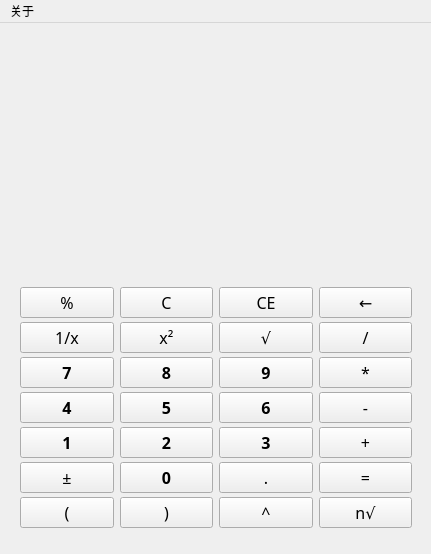
<?xml version="1.0" encoding="UTF-8"?>
<ui version="4.0">
 <class>MainWindow</class>
 <widget class="QMainWindow" name="MainWindow">
  <property name="geometry">
   <rect>
    <x>0</x>
    <y>0</y>
    <width>431</width>
    <height>554</height>
   </rect>
  </property>
  <property name="windowTitle">
   <string>Calc</string>
  </property>
  <property name="windowIcon">
   <iconset resource="res.qrc">
    <normaloff>:/Res/calc.ico</normaloff>:/Res/calc.ico</iconset>
  </property>
  <widget class="QWidget" name="centralwidget">
   <widget class="QWidget" name="layoutWidget">
    <property name="geometry">
     <rect>
      <x>10</x>
      <y>20</y>
      <width>412</width>
      <height>491</height>
     </rect>
    </property>
    <layout class="QVBoxLayout" name="verticalLayout">
     <item>
      <widget class="QLabel" name="lineEdit">
       <property name="font">
        <font>
         <family>微软雅黑</family>
         <pointsize>12</pointsize>
         <weight>75</weight>
         <bold>true</bold>
        </font>
       </property>
       <property name="text">
        <string/>
       </property>
       <property name="textFormat">
        <enum>Qt::AutoText</enum>
       </property>
       <property name="alignment">
        <set>Qt::AlignRight|Qt::AlignTrailing|Qt::AlignVCenter</set>
       </property>
      </widget>
     </item>
     <item>
      <layout class="QGridLayout" name="gridLayout" rowstretch="0,0,0,0,0,0,0,0,0,0" columnstretch="0,0,0,0">
       <property name="sizeConstraint">
        <enum>QLayout::SetFixedSize</enum>
       </property>
       <property name="leftMargin">
        <number>10</number>
       </property>
       <property name="topMargin">
        <number>10</number>
       </property>
       <property name="rightMargin">
        <number>10</number>
       </property>
       <property name="bottomMargin">
        <number>6</number>
       </property>
       <property name="horizontalSpacing">
        <number>6</number>
       </property>
       <property name="verticalSpacing">
        <number>4</number>
       </property>
       <item row="9" column="2">
        <widget class="QPushButton" name="Btn_POW">
         <property name="font">
          <font>
           <family>微软雅黑</family>
           <pointsize>12</pointsize>
          </font>
         </property>
         <property name="text">
          <string>^</string>
         </property>
        </widget>
       </item>
       <item row="7" column="2">
        <widget class="QPushButton" name="Btn_P">
         <property name="font">
          <font>
           <family>微软雅黑</family>
           <pointsize>12</pointsize>
          </font>
         </property>
         <property name="text">
          <string>.</string>
         </property>
        </widget>
       </item>
       <item row="0" column="1">
        <widget class="QPushButton" name="Btn_C">
         <property name="font">
          <font>
           <family>微软雅黑</family>
           <pointsize>12</pointsize>
          </font>
         </property>
         <property name="text">
          <string>C</string>
         </property>
        </widget>
       </item>
       <item row="5" column="2">
        <widget class="QPushButton" name="Btn_3">
         <property name="font">
          <font>
           <family>微软雅黑</family>
           <pointsize>12</pointsize>
           <weight>75</weight>
           <bold>true</bold>
          </font>
         </property>
         <property name="text">
          <string>3</string>
         </property>
        </widget>
       </item>
       <item row="2" column="1">
        <widget class="QPushButton" name="Btn_POW2">
         <property name="font">
          <font>
           <family>微软雅黑</family>
           <pointsize>12</pointsize>
          </font>
         </property>
         <property name="text">
          <string>x²</string>
         </property>
        </widget>
       </item>
       <item row="3" column="1">
        <widget class="QPushButton" name="Btn_8">
         <property name="font">
          <font>
           <family>微软雅黑</family>
           <pointsize>12</pointsize>
           <weight>75</weight>
           <bold>true</bold>
          </font>
         </property>
         <property name="text">
          <string>8</string>
         </property>
        </widget>
       </item>
       <item row="9" column="3">
        <widget class="QPushButton" name="Btn_SQRTS">
         <property name="font">
          <font>
           <family>微软雅黑</family>
           <pointsize>12</pointsize>
          </font>
         </property>
         <property name="text">
          <string>n√</string>
         </property>
        </widget>
       </item>
       <item row="7" column="3">
        <widget class="QPushButton" name="Btn_S">
         <property name="font">
          <font>
           <family>微软雅黑</family>
           <pointsize>12</pointsize>
          </font>
         </property>
         <property name="styleSheet">
          <string notr="true">
:hover                                                    
{
background: rgba(30,144,255,0.7);                                       
}</string>
         </property>
         <property name="text">
          <string>=</string>
         </property>
        </widget>
       </item>
       <item row="4" column="0">
        <widget class="QPushButton" name="Btn_4">
         <property name="font">
          <font>
           <family>微软雅黑</family>
           <pointsize>12</pointsize>
           <weight>75</weight>
           <bold>true</bold>
          </font>
         </property>
         <property name="text">
          <string>4</string>
         </property>
        </widget>
       </item>
       <item row="2" column="0">
        <widget class="QPushButton" name="Btn_powM1">
         <property name="font">
          <font>
           <family>微软雅黑</family>
           <pointsize>12</pointsize>
          </font>
         </property>
         <property name="text">
          <string>1/x</string>
         </property>
        </widget>
       </item>
       <item row="9" column="0">
        <widget class="QPushButton" name="Btn_L">
         <property name="font">
          <font>
           <family>微软雅黑</family>
           <pointsize>12</pointsize>
          </font>
         </property>
         <property name="text">
          <string>(</string>
         </property>
        </widget>
       </item>
       <item row="4" column="1">
        <widget class="QPushButton" name="Btn_5">
         <property name="font">
          <font>
           <family>微软雅黑</family>
           <pointsize>12</pointsize>
           <weight>75</weight>
           <bold>true</bold>
          </font>
         </property>
         <property name="text">
          <string>5</string>
         </property>
        </widget>
       </item>
       <item row="7" column="0">
        <widget class="QPushButton" name="Btn_ADDORMINUS">
         <property name="font">
          <font>
           <family>微软雅黑</family>
           <pointsize>12</pointsize>
          </font>
         </property>
         <property name="text">
          <string>±</string>
         </property>
        </widget>
       </item>
       <item row="0" column="2">
        <widget class="QPushButton" name="Btn_CE">
         <property name="font">
          <font>
           <family>微软雅黑</family>
           <pointsize>12</pointsize>
          </font>
         </property>
         <property name="styleSheet">
          <string notr="true"/>
         </property>
         <property name="text">
          <string>CE</string>
         </property>
        </widget>
       </item>
       <item row="3" column="0">
        <widget class="QPushButton" name="Btn_7">
         <property name="font">
          <font>
           <family>微软雅黑</family>
           <pointsize>12</pointsize>
           <weight>75</weight>
           <bold>true</bold>
          </font>
         </property>
         <property name="text">
          <string>7</string>
         </property>
        </widget>
       </item>
       <item row="4" column="2">
        <widget class="QPushButton" name="Btn_6">
         <property name="font">
          <font>
           <family>微软雅黑</family>
           <pointsize>12</pointsize>
           <weight>75</weight>
           <bold>true</bold>
          </font>
         </property>
         <property name="text">
          <string>6</string>
         </property>
        </widget>
       </item>
       <item row="3" column="3">
        <widget class="QPushButton" name="Btn_MUL">
         <property name="font">
          <font>
           <family>微软雅黑</family>
           <pointsize>12</pointsize>
          </font>
         </property>
         <property name="text">
          <string>*</string>
         </property>
        </widget>
       </item>
       <item row="5" column="1">
        <widget class="QPushButton" name="Btn_2">
         <property name="font">
          <font>
           <family>微软雅黑</family>
           <pointsize>12</pointsize>
           <weight>75</weight>
           <bold>true</bold>
          </font>
         </property>
         <property name="text">
          <string>2</string>
         </property>
        </widget>
       </item>
       <item row="3" column="2">
        <widget class="QPushButton" name="Btn_9">
         <property name="font">
          <font>
           <family>微软雅黑</family>
           <pointsize>12</pointsize>
           <weight>75</weight>
           <bold>true</bold>
          </font>
         </property>
         <property name="text">
          <string>9</string>
         </property>
        </widget>
       </item>
       <item row="5" column="3">
        <widget class="QPushButton" name="Btn_ADD">
         <property name="font">
          <font>
           <family>微软雅黑</family>
           <pointsize>12</pointsize>
          </font>
         </property>
         <property name="text">
          <string>+</string>
         </property>
        </widget>
       </item>
       <item row="0" column="3">
        <widget class="QPushButton" name="Btn_ESC">
         <property name="font">
          <font>
           <family>微软雅黑</family>
           <pointsize>12</pointsize>
          </font>
         </property>
         <property name="text">
          <string>←</string>
         </property>
        </widget>
       </item>
       <item row="2" column="2">
        <widget class="QPushButton" name="Btn_SQRT">
         <property name="font">
          <font>
           <family>微软雅黑</family>
           <pointsize>12</pointsize>
          </font>
         </property>
         <property name="text">
          <string>√</string>
         </property>
        </widget>
       </item>
       <item row="0" column="0">
        <widget class="QPushButton" name="Btn_MOD">
         <property name="font">
          <font>
           <family>微软雅黑</family>
           <pointsize>12</pointsize>
          </font>
         </property>
         <property name="text">
          <string>%</string>
         </property>
        </widget>
       </item>
       <item row="7" column="1">
        <widget class="QPushButton" name="Btn_0">
         <property name="font">
          <font>
           <family>微软雅黑</family>
           <pointsize>12</pointsize>
           <weight>75</weight>
           <bold>true</bold>
          </font>
         </property>
         <property name="text">
          <string>0</string>
         </property>
        </widget>
       </item>
       <item row="4" column="3">
        <widget class="QPushButton" name="Btn_MIN">
         <property name="font">
          <font>
           <family>微软雅黑</family>
           <pointsize>12</pointsize>
          </font>
         </property>
         <property name="text">
          <string>-</string>
         </property>
        </widget>
       </item>
       <item row="2" column="3">
        <widget class="QPushButton" name="Btn_DIV">
         <property name="font">
          <font>
           <family>微软雅黑</family>
           <pointsize>12</pointsize>
          </font>
         </property>
         <property name="text">
          <string>/</string>
         </property>
        </widget>
       </item>
       <item row="9" column="1">
        <widget class="QPushButton" name="Btn_R">
         <property name="font">
          <font>
           <family>微软雅黑</family>
           <pointsize>12</pointsize>
          </font>
         </property>
         <property name="text">
          <string>)</string>
         </property>
        </widget>
       </item>
       <item row="5" column="0">
        <widget class="QPushButton" name="Btn_1">
         <property name="font">
          <font>
           <family>微软雅黑</family>
           <pointsize>12</pointsize>
           <weight>75</weight>
           <bold>true</bold>
          </font>
         </property>
         <property name="text">
          <string>1</string>
         </property>
        </widget>
       </item>
      </layout>
     </item>
    </layout>
   </widget>
  </widget>
  <widget class="QMenuBar" name="menubar">
   <property name="geometry">
    <rect>
     <x>0</x>
     <y>0</y>
     <width>431</width>
     <height>26</height>
    </rect>
   </property>
   <widget class="QMenu" name="menu">
    <property name="title">
     <string>关于</string>
    </property>
    <addaction name="ACTION_ABOUT"/>
    <addaction name="Action_EXIT"/>
   </widget>
   <addaction name="menu"/>
  </widget>
  <action name="ACTION_ABOUT">
   <property name="text">
    <string>关于程序</string>
   </property>
  </action>
  <action name="Action_EXIT">
   <property name="text">
    <string>退出</string>
   </property>
  </action>
 </widget>
 <resources>
  <include location="res.qrc"/>
 </resources>
 <connections/>
</ui>
